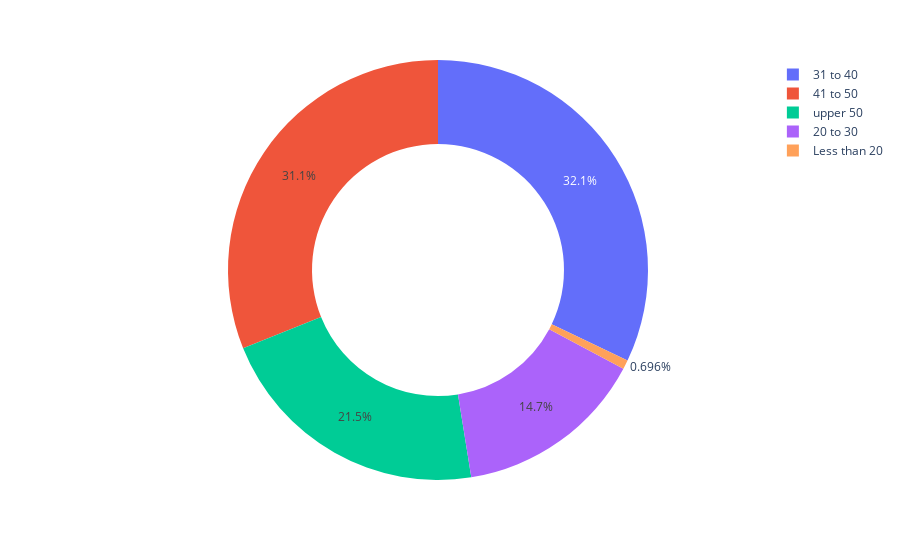

The cell this chart's notebook holds for it:
### Code cell
px.pie(names=ag.index,values=ag.values,hole=.6)

### Figure 1 — Plotly figure (JSON) as saved in the notebook; plotly's stock layout.template omitted (floating-point values rounded to 4 significant figures)
{"data": [{"domain": {"x": [0, 1], "y": [0, 1]}, "hole": 0.6, "hovertemplate": "label=%{label}<br>value=%{value}<extra></extra>", "labels": ["31 to 40", "41 to 50", "upper 50", "20 to 30", "Less than 20"], "legendgroup": "", "name": "", "showlegend": true, "type": "pie", "values": [8297, 8036, 5548, 3796, 180]}], "layout": {"autosize": true, "legend": {"tracegroupgap": 0}, "margin": {"t": 60}}}
